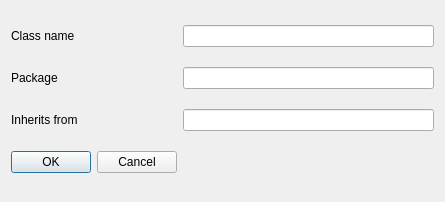
<?xml version="1.0" encoding="UTF-8"?>
<ui version="4.0">
 <class>NewClass</class>
 <widget class="QDialog" name="NewClass">
  <property name="geometry">
   <rect>
    <x>0</x>
    <y>0</y>
    <width>445</width>
    <height>202</height>
   </rect>
  </property>
  <property name="windowTitle">
   <string>New class</string>
  </property>
  <layout class="QGridLayout" name="gridLayout">
   <item row="3" column="0">
    <widget class="QDialogButtonBox" name="buttonBox">
     <property name="orientation">
      <enum>Qt::Horizontal</enum>
     </property>
     <property name="standardButtons">
      <set>QDialogButtonBox::Cancel|QDialogButtonBox::Ok</set>
     </property>
    </widget>
   </item>
   <item row="0" column="0">
    <widget class="QLabel" name="label">
     <property name="text">
      <string>Class name</string>
     </property>
    </widget>
   </item>
   <item row="0" column="1">
    <widget class="QLineEdit" name="classname">
     <property name="sizePolicy">
      <sizepolicy hsizetype="Expanding" vsizetype="Fixed">
       <horstretch>1</horstretch>
       <verstretch>0</verstretch>
      </sizepolicy>
     </property>
     <property name="text">
      <string/>
     </property>
    </widget>
   </item>
   <item row="1" column="0">
    <widget class="QLabel" name="label_2">
     <property name="text">
      <string>Package</string>
     </property>
    </widget>
   </item>
   <item row="1" column="1">
    <widget class="QLineEdit" name="classpackage"/>
   </item>
   <item row="2" column="0">
    <widget class="QLabel" name="label_3">
     <property name="text">
      <string>Inherits from</string>
     </property>
    </widget>
   </item>
   <item row="2" column="1">
    <widget class="QLineEdit" name="classinherits"/>
   </item>
  </layout>
 </widget>
 <resources/>
 <connections>
  <connection>
   <sender>buttonBox</sender>
   <signal>accepted()</signal>
   <receiver>NewClass</receiver>
   <slot>accept()</slot>
   <hints>
    <hint type="sourcelabel">
     <x>248</x>
     <y>254</y>
    </hint>
    <hint type="destinationlabel">
     <x>157</x>
     <y>274</y>
    </hint>
   </hints>
  </connection>
  <connection>
   <sender>buttonBox</sender>
   <signal>rejected()</signal>
   <receiver>NewClass</receiver>
   <slot>reject()</slot>
   <hints>
    <hint type="sourcelabel">
     <x>316</x>
     <y>260</y>
    </hint>
    <hint type="destinationlabel">
     <x>286</x>
     <y>274</y>
    </hint>
   </hints>
  </connection>
 </connections>
</ui>
